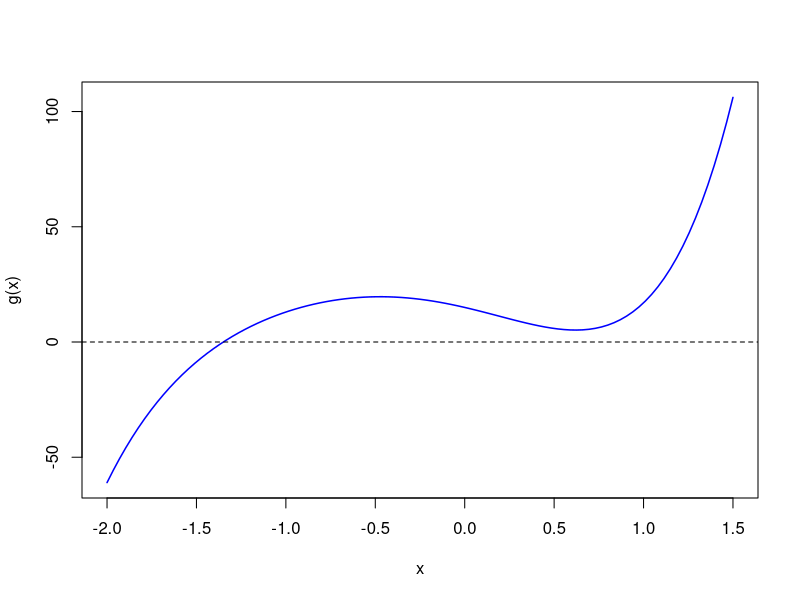

This figure's R source:
set.seed(1)
n <- 1000
u <- runif(n, 0, 1)
g_u <- exp(-u)
mean(g_u)

-exp(-1) + 1 

# Optimization: Finding a root 
g <- function(x){
	4*x^5 + 12*x^4 + 16*x^3 -12*x^2 - 18*x + 15
}

curve(g, xlim = c(-2, 1.5), col = "blue", lwd = 1.5)
abline(h=0, lty = 2)

g(-1.5) 
g(-1) 

g(-1.25) 

g(-1.375) 

g(-1.3125)

g(-1.34375) 

g(-1.359375) 

g(-1.351562) 